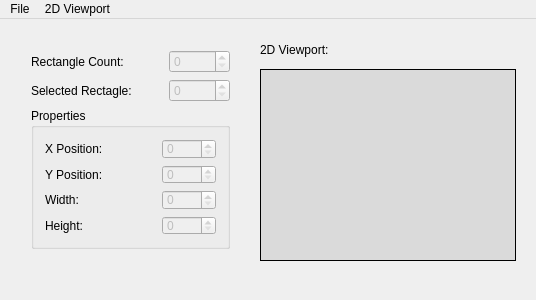
<?xml version="1.0" encoding="UTF-8"?>
<ui version="4.0">
 <class>BNBLEditorClass</class>
 <widget class="QMainWindow" name="BNBLEditorClass">
  <property name="enabled">
   <bool>true</bool>
  </property>
  <property name="geometry">
   <rect>
    <x>0</x>
    <y>0</y>
    <width>536</width>
    <height>300</height>
   </rect>
  </property>
  <property name="windowTitle">
   <string>BNBL Editor</string>
  </property>
  <widget class="QWidget" name="centralWidget">
   <widget class="QFrame" name="playground_frame">
    <property name="geometry">
     <rect>
      <x>260</x>
      <y>50</y>
      <width>256</width>
      <height>192</height>
     </rect>
    </property>
    <property name="frameShape">
     <enum>QFrame::Box</enum>
    </property>
    <property name="frameShadow">
     <enum>QFrame::Plain</enum>
    </property>
    <property name="lineWidth">
     <number>1</number>
    </property>
    <layout class="QHBoxLayout" name="horizontalLayout">
     <property name="spacing">
      <number>0</number>
     </property>
     <property name="sizeConstraint">
      <enum>QLayout::SetDefaultConstraint</enum>
     </property>
     <property name="leftMargin">
      <number>0</number>
     </property>
     <property name="topMargin">
      <number>0</number>
     </property>
     <property name="rightMargin">
      <number>0</number>
     </property>
     <property name="bottomMargin">
      <number>0</number>
     </property>
     <item>
      <widget class="QWidget" name="playground" native="true">
       <property name="styleSheet">
        <string notr="true">QWidget#playground {
	background-color: rgb(218, 218, 218);
}</string>
       </property>
      </widget>
     </item>
    </layout>
   </widget>
   <widget class="QWidget" name="gridLayoutWidget">
    <property name="geometry">
     <rect>
      <x>20</x>
      <y>20</y>
      <width>221</width>
      <height>221</height>
     </rect>
    </property>
    <layout class="QGridLayout" name="gridLayout">
     <item row="1" column="0">
      <widget class="QLabel" name="label_2">
       <property name="sizePolicy">
        <sizepolicy hsizetype="Expanding" vsizetype="Preferred">
         <horstretch>0</horstretch>
         <verstretch>0</verstretch>
        </sizepolicy>
       </property>
       <property name="text">
        <string>Selected Rectagle:</string>
       </property>
      </widget>
     </item>
     <item row="0" column="1">
      <widget class="QSpinBox" name="rectCount_sb">
       <property name="enabled">
        <bool>false</bool>
       </property>
       <property name="maximum">
        <number>65535</number>
       </property>
      </widget>
     </item>
     <item row="0" column="0">
      <widget class="QLabel" name="label">
       <property name="sizePolicy">
        <sizepolicy hsizetype="Expanding" vsizetype="Preferred">
         <horstretch>0</horstretch>
         <verstretch>0</verstretch>
        </sizepolicy>
       </property>
       <property name="text">
        <string>Rectangle Count:</string>
       </property>
      </widget>
     </item>
     <item row="1" column="1">
      <widget class="QSpinBox" name="selRect_sb">
       <property name="enabled">
        <bool>false</bool>
       </property>
       <property name="maximum">
        <number>65535</number>
       </property>
      </widget>
     </item>
     <item row="2" column="0" colspan="2">
      <widget class="QGroupBox" name="groupBox">
       <property name="title">
        <string>Properties</string>
       </property>
       <layout class="QGridLayout" name="gridLayout_2">
        <item row="2" column="0">
         <widget class="QLabel" name="label_5">
          <property name="sizePolicy">
           <sizepolicy hsizetype="Expanding" vsizetype="Preferred">
            <horstretch>0</horstretch>
            <verstretch>0</verstretch>
           </sizepolicy>
          </property>
          <property name="text">
           <string>Width:</string>
          </property>
         </widget>
        </item>
        <item row="0" column="0">
         <widget class="QLabel" name="label_3">
          <property name="sizePolicy">
           <sizepolicy hsizetype="Expanding" vsizetype="Preferred">
            <horstretch>0</horstretch>
            <verstretch>0</verstretch>
           </sizepolicy>
          </property>
          <property name="text">
           <string>X Position:</string>
          </property>
         </widget>
        </item>
        <item row="1" column="0">
         <widget class="QLabel" name="label_4">
          <property name="sizePolicy">
           <sizepolicy hsizetype="Expanding" vsizetype="Preferred">
            <horstretch>0</horstretch>
            <verstretch>0</verstretch>
           </sizepolicy>
          </property>
          <property name="text">
           <string>Y Position:</string>
          </property>
         </widget>
        </item>
        <item row="3" column="0">
         <widget class="QLabel" name="label_6">
          <property name="sizePolicy">
           <sizepolicy hsizetype="Expanding" vsizetype="Preferred">
            <horstretch>0</horstretch>
            <verstretch>0</verstretch>
           </sizepolicy>
          </property>
          <property name="text">
           <string>Height:</string>
          </property>
         </widget>
        </item>
        <item row="0" column="1">
         <widget class="QSpinBox" name="xPos_sb">
          <property name="enabled">
           <bool>false</bool>
          </property>
          <property name="maximum">
           <number>4095</number>
          </property>
         </widget>
        </item>
        <item row="1" column="1">
         <widget class="QSpinBox" name="yPos_sb">
          <property name="enabled">
           <bool>false</bool>
          </property>
          <property name="maximum">
           <number>4095</number>
          </property>
         </widget>
        </item>
        <item row="2" column="1">
         <widget class="QSpinBox" name="width_sb">
          <property name="enabled">
           <bool>false</bool>
          </property>
          <property name="maximum">
           <number>255</number>
          </property>
         </widget>
        </item>
        <item row="3" column="1">
         <widget class="QSpinBox" name="height_sb">
          <property name="enabled">
           <bool>false</bool>
          </property>
          <property name="maximum">
           <number>255</number>
          </property>
         </widget>
        </item>
       </layout>
      </widget>
     </item>
    </layout>
   </widget>
   <widget class="QLabel" name="label_7">
    <property name="geometry">
     <rect>
      <x>260</x>
      <y>20</y>
      <width>241</width>
      <height>21</height>
     </rect>
    </property>
    <property name="text">
     <string>2D Viewport:</string>
    </property>
   </widget>
  </widget>
  <widget class="QMenuBar" name="menuBar">
   <property name="geometry">
    <rect>
     <x>0</x>
     <y>0</y>
     <width>536</width>
     <height>26</height>
    </rect>
   </property>
   <widget class="QMenu" name="menuFile">
    <property name="title">
     <string>File</string>
    </property>
    <addaction name="actionOpen"/>
    <addaction name="actionNew"/>
    <addaction name="separator"/>
    <addaction name="actionSave"/>
    <addaction name="actionSave_as"/>
    <addaction name="separator"/>
    <addaction name="actionClose"/>
   </widget>
   <widget class="QMenu" name="menuExtra">
    <property name="title">
     <string>2D Viewport</string>
    </property>
    <addaction name="actionOpenBg"/>
    <addaction name="actionCloseBg"/>
   </widget>
   <widget class="QMenu" name="menuFilename">
    <property name="enabled">
     <bool>false</bool>
    </property>
    <property name="title">
     <string/>
    </property>
   </widget>
   <addaction name="menuFile"/>
   <addaction name="menuExtra"/>
   <addaction name="menuFilename"/>
  </widget>
  <widget class="QStatusBar" name="statusBar">
   <property name="sizeGripEnabled">
    <bool>false</bool>
   </property>
  </widget>
  <action name="actionOpen">
   <property name="text">
    <string>Open</string>
   </property>
  </action>
  <action name="actionSave">
   <property name="enabled">
    <bool>false</bool>
   </property>
   <property name="text">
    <string>Save</string>
   </property>
  </action>
  <action name="actionSave_as">
   <property name="enabled">
    <bool>false</bool>
   </property>
   <property name="text">
    <string>Save as...</string>
   </property>
  </action>
  <action name="actionClose">
   <property name="enabled">
    <bool>false</bool>
   </property>
   <property name="text">
    <string>Close</string>
   </property>
  </action>
  <action name="actionNew">
   <property name="text">
    <string>New</string>
   </property>
  </action>
  <action name="actionOpenBg">
   <property name="text">
    <string>Open Background Image</string>
   </property>
  </action>
  <action name="actionCloseBg">
   <property name="enabled">
    <bool>false</bool>
   </property>
   <property name="text">
    <string>Close Background Image</string>
   </property>
  </action>
 </widget>
 <layoutdefault spacing="6" margin="11"/>
 <resources/>
 <connections>
  <connection>
   <sender>actionOpen</sender>
   <signal>triggered()</signal>
   <receiver>BNBLEditorClass</receiver>
   <slot>openFile()</slot>
   <hints>
    <hint type="sourcelabel">
     <x>-1</x>
     <y>-1</y>
    </hint>
    <hint type="destinationlabel">
     <x>259</x>
     <y>139</y>
    </hint>
   </hints>
  </connection>
  <connection>
   <sender>actionClose</sender>
   <signal>triggered()</signal>
   <receiver>BNBLEditorClass</receiver>
   <slot>closeFile()</slot>
   <hints>
    <hint type="sourcelabel">
     <x>-1</x>
     <y>-1</y>
    </hint>
    <hint type="destinationlabel">
     <x>259</x>
     <y>139</y>
    </hint>
   </hints>
  </connection>
  <connection>
   <sender>actionSave</sender>
   <signal>triggered()</signal>
   <receiver>BNBLEditorClass</receiver>
   <slot>saveFile()</slot>
   <hints>
    <hint type="sourcelabel">
     <x>-1</x>
     <y>-1</y>
    </hint>
    <hint type="destinationlabel">
     <x>259</x>
     <y>139</y>
    </hint>
   </hints>
  </connection>
  <connection>
   <sender>actionSave_as</sender>
   <signal>triggered()</signal>
   <receiver>BNBLEditorClass</receiver>
   <slot>saveFileAs()</slot>
   <hints>
    <hint type="sourcelabel">
     <x>-1</x>
     <y>-1</y>
    </hint>
    <hint type="destinationlabel">
     <x>259</x>
     <y>139</y>
    </hint>
   </hints>
  </connection>
  <connection>
   <sender>actionNew</sender>
   <signal>triggered()</signal>
   <receiver>BNBLEditorClass</receiver>
   <slot>newFile()</slot>
   <hints>
    <hint type="sourcelabel">
     <x>-1</x>
     <y>-1</y>
    </hint>
    <hint type="destinationlabel">
     <x>259</x>
     <y>139</y>
    </hint>
   </hints>
  </connection>
  <connection>
   <sender>actionOpenBg</sender>
   <signal>triggered()</signal>
   <receiver>BNBLEditorClass</receiver>
   <slot>openOrCloseBg()</slot>
   <hints>
    <hint type="sourcelabel">
     <x>-1</x>
     <y>-1</y>
    </hint>
    <hint type="destinationlabel">
     <x>259</x>
     <y>139</y>
    </hint>
   </hints>
  </connection>
  <connection>
   <sender>rectCount_sb</sender>
   <signal>valueChanged(int)</signal>
   <receiver>BNBLEditorClass</receiver>
   <slot>rectCount_changed(int)</slot>
   <hints>
    <hint type="sourcelabel">
     <x>208</x>
     <y>57</y>
    </hint>
    <hint type="destinationlabel">
     <x>259</x>
     <y>139</y>
    </hint>
   </hints>
  </connection>
  <connection>
   <sender>selRect_sb</sender>
   <signal>valueChanged(int)</signal>
   <receiver>BNBLEditorClass</receiver>
   <slot>selRect_changed(int)</slot>
   <hints>
    <hint type="sourcelabel">
     <x>208</x>
     <y>85</y>
    </hint>
    <hint type="destinationlabel">
     <x>259</x>
     <y>139</y>
    </hint>
   </hints>
  </connection>
  <connection>
   <sender>xPos_sb</sender>
   <signal>valueChanged(int)</signal>
   <receiver>BNBLEditorClass</receiver>
   <slot>rectProperties_changed()</slot>
   <hints>
    <hint type="sourcelabel">
     <x>201</x>
     <y>139</y>
    </hint>
    <hint type="destinationlabel">
     <x>259</x>
     <y>139</y>
    </hint>
   </hints>
  </connection>
  <connection>
   <sender>yPos_sb</sender>
   <signal>valueChanged(int)</signal>
   <receiver>BNBLEditorClass</receiver>
   <slot>rectProperties_changed()</slot>
   <hints>
    <hint type="sourcelabel">
     <x>201</x>
     <y>167</y>
    </hint>
    <hint type="destinationlabel">
     <x>259</x>
     <y>139</y>
    </hint>
   </hints>
  </connection>
  <connection>
   <sender>width_sb</sender>
   <signal>valueChanged(int)</signal>
   <receiver>BNBLEditorClass</receiver>
   <slot>rectProperties_changed()</slot>
   <hints>
    <hint type="sourcelabel">
     <x>201</x>
     <y>207</y>
    </hint>
    <hint type="destinationlabel">
     <x>259</x>
     <y>139</y>
    </hint>
   </hints>
  </connection>
  <connection>
   <sender>height_sb</sender>
   <signal>valueChanged(int)</signal>
   <receiver>BNBLEditorClass</receiver>
   <slot>rectProperties_changed()</slot>
   <hints>
    <hint type="sourcelabel">
     <x>201</x>
     <y>239</y>
    </hint>
    <hint type="destinationlabel">
     <x>259</x>
     <y>139</y>
    </hint>
   </hints>
  </connection>
  <connection>
   <sender>actionCloseBg</sender>
   <signal>triggered()</signal>
   <receiver>BNBLEditorClass</receiver>
   <slot>openOrCloseBg()</slot>
   <hints>
    <hint type="sourcelabel">
     <x>-1</x>
     <y>-1</y>
    </hint>
    <hint type="destinationlabel">
     <x>267</x>
     <y>149</y>
    </hint>
   </hints>
  </connection>
 </connections>
 <slots>
  <slot>openFile()</slot>
  <slot>closeFile()</slot>
  <slot>saveFile()</slot>
  <slot>saveFileAs()</slot>
  <slot>newFile()</slot>
  <slot>openOrCloseBg()</slot>
  <slot>rectCount_changed(int)</slot>
  <slot>selRect_changed(int)</slot>
  <slot>rectProperties_changed()</slot>
 </slots>
</ui>
